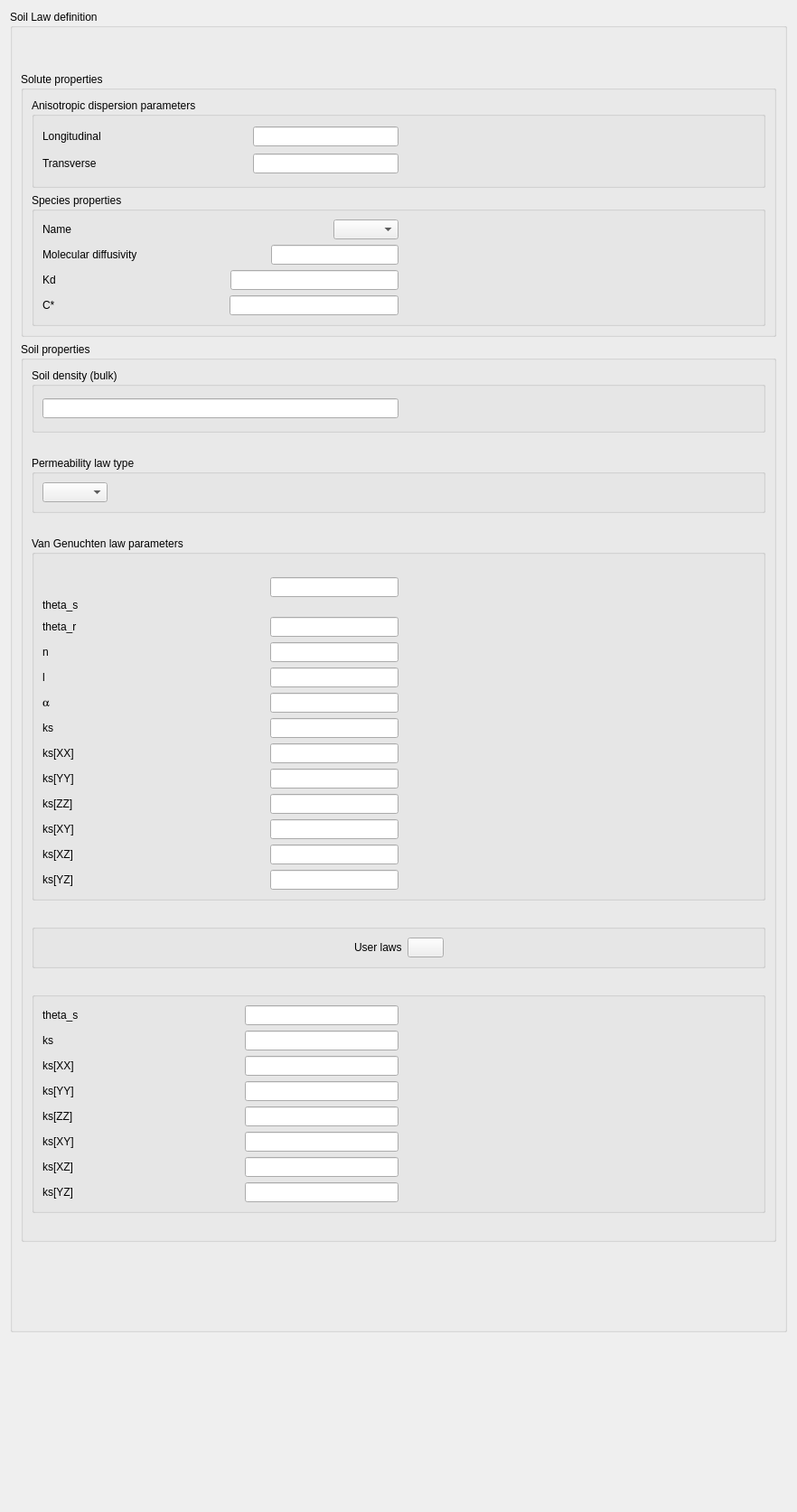
<?xml version="1.0" encoding="UTF-8"?>
<ui version="4.0">
 <class>GroundwaterLawForm</class>
 <widget class="QWidget" name="GroundwaterLawForm">
  <property name="geometry">
   <rect>
    <x>0</x>
    <y>0</y>
    <width>882</width>
    <height>1674</height>
   </rect>
  </property>
  <property name="windowTitle">
   <string>Form</string>
  </property>
  <layout class="QVBoxLayout" name="verticalLayout_5">
   <item>
    <widget class="QGroupBox" name="darcyLawGroupBox">
     <property name="title">
      <string>Soil Law definition</string>
     </property>
     <layout class="QVBoxLayout" name="verticalLayout_4">
      <item>
       <spacer name="verticalSpacer">
        <property name="orientation">
         <enum>Qt::Vertical</enum>
        </property>
        <property name="sizeHint" stdset="0">
         <size>
          <width>20</width>
          <height>40</height>
         </size>
        </property>
       </spacer>
      </item>
      <item>
       <layout class="QVBoxLayout" name="verticalLayout_3">
        <item>
         <widget class="QGroupBox" name="groupBoxSoluteProperties">
          <property name="title">
           <string>Solute properties</string>
          </property>
          <layout class="QGridLayout" name="gridLayout_10">
           <item row="0" column="0">
            <layout class="QVBoxLayout" name="verticalLayout_2">
             <item>
              <widget class="QGroupBox" name="groupBoxAnisotropicDispersion">
               <property name="title">
                <string>Anisotropic dispersion parameters</string>
               </property>
               <layout class="QGridLayout" name="gridLayout_9">
                <item row="0" column="0">
                 <layout class="QGridLayout" name="gridLayout_4">
                  <item row="0" column="0">
                   <widget class="QLabel" name="labelLongitudinal">
                    <property name="text">
                     <string>Longitudinal</string>
                    </property>
                   </widget>
                  </item>
                  <item row="0" column="1">
                   <spacer name="horizontalSpacer_15">
                    <property name="orientation">
                     <enum>Qt::Horizontal</enum>
                    </property>
                    <property name="sizeHint" stdset="0">
                     <size>
                      <width>46</width>
                      <height>20</height>
                     </size>
                    </property>
                   </spacer>
                  </item>
                  <item row="0" column="2">
                   <widget class="QLineEdit" name="lineEditLongitudinal"/>
                  </item>
                  <item row="1" column="0">
                   <widget class="QLabel" name="labelTransverse">
                    <property name="text">
                     <string>Transverse</string>
                    </property>
                   </widget>
                  </item>
                  <item row="1" column="1">
                   <spacer name="horizontalSpacer_14">
                    <property name="orientation">
                     <enum>Qt::Horizontal</enum>
                    </property>
                    <property name="sizeHint" stdset="0">
                     <size>
                      <width>46</width>
                      <height>20</height>
                     </size>
                    </property>
                   </spacer>
                  </item>
                  <item row="1" column="2">
                   <widget class="QLineEdit" name="lineEditTransverse"/>
                  </item>
                 </layout>
                </item>
                <item row="0" column="1">
                 <spacer name="horizontalSpacer_16">
                  <property name="orientation">
                   <enum>Qt::Horizontal</enum>
                  </property>
                  <property name="sizeHint" stdset="0">
                   <size>
                    <width>45</width>
                    <height>58</height>
                   </size>
                  </property>
                 </spacer>
                </item>
               </layout>
              </widget>
             </item>
             <item>
              <widget class="QGroupBox" name="groupBoxDiff">
               <property name="title">
                <string>Species properties</string>
               </property>
               <layout class="QGridLayout" name="gridLayout_5">
                <item row="0" column="0">
                 <layout class="QVBoxLayout" name="verticalLayout">
                  <item>
                   <layout class="QHBoxLayout" name="horizontalLayout_7">
                    <item>
                     <widget class="QLabel" name="label">
                      <property name="text">
                       <string>Name</string>
                      </property>
                     </widget>
                    </item>
                    <item>
                     <spacer name="horizontalSpacer_45">
                      <property name="orientation">
                       <enum>Qt::Horizontal</enum>
                      </property>
                      <property name="sizeHint" stdset="0">
                       <size>
                        <width>40</width>
                        <height>20</height>
                       </size>
                      </property>
                     </spacer>
                    </item>
                    <item>
                     <widget class="QComboBox" name="comboBoxNameDiff"/>
                    </item>
                   </layout>
                  </item>
                  <item>
                   <layout class="QHBoxLayout" name="horizontalLayout_6">
                    <item>
                     <widget class="QLabel" name="label_2">
                      <property name="text">
                       <string>Molecular diffusivity</string>
                      </property>
                     </widget>
                    </item>
                    <item>
                     <spacer name="horizontalSpacer_46">
                      <property name="orientation">
                       <enum>Qt::Horizontal</enum>
                      </property>
                      <property name="sizeHint" stdset="0">
                       <size>
                        <width>40</width>
                        <height>20</height>
                       </size>
                      </property>
                     </spacer>
                    </item>
                    <item>
                     <widget class="QLineEdit" name="lineEditDiffusivity"/>
                    </item>
                   </layout>
                  </item>
                  <item>
                   <layout class="QHBoxLayout" name="horizontalLayout_3">
                    <item>
                     <widget class="QLabel" name="label_4">
                      <property name="text">
                       <string>Kd</string>
                      </property>
                     </widget>
                    </item>
                    <item>
                     <spacer name="horizontalSpacer_47">
                      <property name="orientation">
                       <enum>Qt::Horizontal</enum>
                      </property>
                      <property name="sizeHint" stdset="0">
                       <size>
                        <width>40</width>
                        <height>20</height>
                       </size>
                      </property>
                     </spacer>
                    </item>
                    <item>
                     <widget class="QLineEdit" name="lineEditKd"/>
                    </item>
                   </layout>
                  </item>
                  <item>
                   <layout class="QHBoxLayout" name="horizontalLayout_8">
                    <item>
                     <widget class="QLabel" name="label_clstar">
                      <property name="text">
                       <string>C*</string>
                      </property>
                     </widget>
                    </item>
                    <item>
                     <spacer name="horizontalSpacer_48">
                      <property name="orientation">
                       <enum>Qt::Horizontal</enum>
                      </property>
                      <property name="sizeHint" stdset="0">
                       <size>
                        <width>40</width>
                        <height>20</height>
                       </size>
                      </property>
                     </spacer>
                    </item>
                    <item>
                     <widget class="QLineEdit" name="lineEdit_clstar"/>
                    </item>
                   </layout>
                  </item>
                 </layout>
                </item>
                <item row="0" column="1">
                 <spacer>
                  <property name="orientation">
                   <enum>Qt::Horizontal</enum>
                  </property>
                  <property name="sizeHint" stdset="0">
                   <size>
                    <width>40</width>
                    <height>20</height>
                   </size>
                  </property>
                 </spacer>
                </item>
               </layout>
              </widget>
             </item>
            </layout>
           </item>
          </layout>
         </widget>
        </item>
        <item>
         <widget class="QGroupBox" name="groupBoxGroundProperties">
          <property name="title">
           <string>Soil properties</string>
          </property>
          <layout class="QGridLayout" name="gridLayout_14">
           <item row="10" column="0">
            <spacer name="horizontalSpacer_42">
             <property name="orientation">
              <enum>Qt::Horizontal</enum>
             </property>
             <property name="sizeHint" stdset="0">
              <size>
               <width>40</width>
               <height>20</height>
              </size>
             </property>
            </spacer>
           </item>
           <item row="3" column="0">
            <spacer name="horizontalSpacer_43">
             <property name="orientation">
              <enum>Qt::Horizontal</enum>
             </property>
             <property name="sizeHint" stdset="0">
              <size>
               <width>40</width>
               <height>20</height>
              </size>
             </property>
            </spacer>
           </item>
           <item row="4" column="0">
            <widget class="QGroupBox" name="groupBoxVanGenuchten">
             <property name="title">
              <string>Van Genuchten law parameters</string>
             </property>
             <layout class="QGridLayout" name="gridLayout_11">
              <item row="0" column="0">
               <layout class="QGridLayout" name="gridLayout_2">
                <item row="0" column="0">
                 <widget class="QLabel" name="labelThetas">
                  <property name="text">
                   <string>&lt;!DOCTYPE HTML PUBLIC &quot;-//W3C//DTD HTML 4.0//EN&quot; &quot;http://www.w3.org/TR/REC-html40/strict.dtd&quot;&gt;
                    &lt;html&gt;&lt;head&gt;&lt;meta name=&quot;qrichtext&quot; content=&quot;1&quot; /&gt;&lt;style
                    type=&quot;text/css&quot;&gt;
                    p, li { white-space: pre-wrap; }
                    &lt;/style&gt;&lt;/head&gt;&lt;body style=&quot; font-family:'DejaVu Sans'; font-size:9pt;
                    font-weight:400; font-style:normal;&quot;&gt;
                    &lt;p style=&quot; margin-top:12px; margin-bottom:12px; margin-left:0px; margin-right:0px;
                    -qt-block-indent:0; text-indent:0px;&quot;&gt;theta_s&lt;/p&gt;&lt;/body&gt;&lt;/html&gt;
                   </string>
                  </property>
                 </widget>
                </item>
                <item row="0" column="1">
                 <spacer name="horizontalSpacer_2">
                  <property name="orientation">
                   <enum>Qt::Horizontal</enum>
                  </property>
                  <property name="sizeHint" stdset="0">
                   <size>
                    <width>26</width>
                    <height>20</height>
                   </size>
                  </property>
                 </spacer>
                </item>
                <item row="0" column="2">
                 <widget class="QLineEdit" name="lineEditThetas"/>
                </item>
                <item row="1" column="0">
                 <widget class="QLabel" name="labelThetar">
                  <property name="text">
                   <string>theta_r</string>
                  </property>
                 </widget>
                </item>
                <item row="1" column="1">
                 <spacer name="horizontalSpacer_3">
                  <property name="orientation">
                   <enum>Qt::Horizontal</enum>
                  </property>
                  <property name="sizeHint" stdset="0">
                   <size>
                    <width>26</width>
                    <height>20</height>
                   </size>
                  </property>
                 </spacer>
                </item>
                <item row="1" column="2">
                 <widget class="QLineEdit" name="lineEditThetar"/>
                </item>
                <item row="2" column="0">
                 <widget class="QLabel" name="labeln">
                  <property name="text">
                   <string>n</string>
                  </property>
                 </widget>
                </item>
                <item row="2" column="1">
                 <spacer name="horizontalSpacer_8">
                  <property name="orientation">
                   <enum>Qt::Horizontal</enum>
                  </property>
                  <property name="sizeHint" stdset="0">
                   <size>
                    <width>26</width>
                    <height>20</height>
                   </size>
                  </property>
                 </spacer>
                </item>
                <item row="2" column="2">
                 <widget class="QLineEdit" name="lineEditN"/>
                </item>
                <item row="3" column="0">
                 <widget class="QLabel" name="labelL">
                  <property name="text">
                   <string>l</string>
                  </property>
                 </widget>
                </item>
                <item row="3" column="1">
                 <spacer name="horizontalSpacer_9">
                  <property name="orientation">
                   <enum>Qt::Horizontal</enum>
                  </property>
                  <property name="sizeHint" stdset="0">
                   <size>
                    <width>26</width>
                    <height>20</height>
                   </size>
                  </property>
                 </spacer>
                </item>
                <item row="3" column="2">
                 <widget class="QLineEdit" name="lineEditL"/>
                </item>
                <item row="4" column="0">
                 <widget class="QLabel" name="labelAlpha">
                  <property name="font">
                   <font>
                    <family>Standard Symbols L</family>
                   </font>
                  </property>
                  <property name="text">
                   <string>a</string>
                  </property>
                 </widget>
                </item>
                <item row="4" column="1">
                 <spacer name="horizontalSpacer_10">
                  <property name="orientation">
                   <enum>Qt::Horizontal</enum>
                  </property>
                  <property name="sizeHint" stdset="0">
                   <size>
                    <width>26</width>
                    <height>20</height>
                   </size>
                  </property>
                 </spacer>
                </item>
                <item row="4" column="2">
                 <widget class="QLineEdit" name="lineEditAlpha"/>
                </item>
                <item row="5" column="0">
                 <widget class="QLabel" name="labelKs">
                  <property name="text">
                   <string>ks</string>
                  </property>
                 </widget>
                </item>
                <item row="5" column="1">
                 <spacer name="horizontalSpacer">
                  <property name="orientation">
                   <enum>Qt::Horizontal</enum>
                  </property>
                  <property name="sizeHint" stdset="0">
                   <size>
                    <width>26</width>
                    <height>20</height>
                   </size>
                  </property>
                 </spacer>
                </item>
                <item row="5" column="2">
                 <widget class="QLineEdit" name="lineEditKs"/>
                </item>
                <item row="6" column="0">
                 <widget class="QLabel" name="labelKsXX">
                  <property name="text">
                   <string>ks[XX]</string>
                  </property>
                 </widget>
                </item>
                <item row="6" column="1">
                 <spacer name="horizontalSpacer_32">
                  <property name="orientation">
                   <enum>Qt::Horizontal</enum>
                  </property>
                  <property name="sizeHint" stdset="0">
                   <size>
                    <width>18</width>
                    <height>20</height>
                   </size>
                  </property>
                 </spacer>
                </item>
                <item row="6" column="2">
                 <widget class="QLineEdit" name="lineEditKsXX"/>
                </item>
                <item row="7" column="0">
                 <widget class="QLabel" name="labelKsYY">
                  <property name="text">
                   <string>ks[YY]</string>
                  </property>
                 </widget>
                </item>
                <item row="7" column="1">
                 <spacer name="horizontalSpacer_33">
                  <property name="orientation">
                   <enum>Qt::Horizontal</enum>
                  </property>
                  <property name="sizeHint" stdset="0">
                   <size>
                    <width>18</width>
                    <height>20</height>
                   </size>
                  </property>
                 </spacer>
                </item>
                <item row="7" column="2">
                 <widget class="QLineEdit" name="lineEditKsYY"/>
                </item>
                <item row="8" column="0">
                 <widget class="QLabel" name="labelKsZZ">
                  <property name="text">
                   <string>ks[ZZ]</string>
                  </property>
                 </widget>
                </item>
                <item row="8" column="1">
                 <spacer name="horizontalSpacer_34">
                  <property name="orientation">
                   <enum>Qt::Horizontal</enum>
                  </property>
                  <property name="sizeHint" stdset="0">
                   <size>
                    <width>26</width>
                    <height>20</height>
                   </size>
                  </property>
                 </spacer>
                </item>
                <item row="8" column="2">
                 <widget class="QLineEdit" name="lineEditKsZZ"/>
                </item>
                <item row="9" column="0">
                 <widget class="QLabel" name="labelKsXY">
                  <property name="text">
                   <string>ks[XY]</string>
                  </property>
                 </widget>
                </item>
                <item row="9" column="1">
                 <spacer name="horizontalSpacer_35">
                  <property name="orientation">
                   <enum>Qt::Horizontal</enum>
                  </property>
                  <property name="sizeHint" stdset="0">
                   <size>
                    <width>26</width>
                    <height>20</height>
                   </size>
                  </property>
                 </spacer>
                </item>
                <item row="9" column="2">
                 <widget class="QLineEdit" name="lineEditKsXY"/>
                </item>
                <item row="10" column="0">
                 <widget class="QLabel" name="labelKsXZ">
                  <property name="text">
                   <string>ks[XZ]</string>
                  </property>
                 </widget>
                </item>
                <item row="10" column="1">
                 <spacer name="horizontalSpacer_36">
                  <property name="orientation">
                   <enum>Qt::Horizontal</enum>
                  </property>
                  <property name="sizeHint" stdset="0">
                   <size>
                    <width>26</width>
                    <height>20</height>
                   </size>
                  </property>
                 </spacer>
                </item>
                <item row="10" column="2">
                 <widget class="QLineEdit" name="lineEditKsXZ"/>
                </item>
                <item row="11" column="0">
                 <widget class="QLabel" name="labelKsYZ">
                  <property name="text">
                   <string>ks[YZ]</string>
                  </property>
                 </widget>
                </item>
                <item row="11" column="1">
                 <spacer name="horizontalSpacer_37">
                  <property name="orientation">
                   <enum>Qt::Horizontal</enum>
                  </property>
                  <property name="sizeHint" stdset="0">
                   <size>
                    <width>26</width>
                    <height>20</height>
                   </size>
                  </property>
                 </spacer>
                </item>
                <item row="11" column="2">
                 <widget class="QLineEdit" name="lineEditKsYZ"/>
                </item>
               </layout>
              </item>
              <item row="0" column="1">
               <spacer name="horizontalSpacer_12">
                <property name="orientation">
                 <enum>Qt::Horizontal</enum>
                </property>
                <property name="sizeHint" stdset="0">
                 <size>
                  <width>25</width>
                  <height>218</height>
                 </size>
                </property>
               </spacer>
              </item>
             </layout>
            </widget>
           </item>
           <item row="5" column="0">
            <spacer name="horizontalSpacer_39">
             <property name="orientation">
              <enum>Qt::Horizontal</enum>
             </property>
             <property name="sizeHint" stdset="0">
              <size>
               <width>54</width>
               <height>20</height>
              </size>
             </property>
            </spacer>
           </item>
           <item row="9" column="0">
            <widget class="QGroupBox" name="groupBoxSaturated">
             <property name="title">
              <string/>
             </property>
             <layout class="QGridLayout" name="gridLayout_7">
              <item row="0" column="0">
               <layout class="QGridLayout" name="gridLayout_6">
                <item row="0" column="0" colspan="2">
                 <widget class="QLabel" name="label_3">
                  <property name="text">
                   <string>theta_s</string>
                  </property>
                 </widget>
                </item>
                <item row="0" column="2">
                 <spacer name="horizontalSpacer_22">
                  <property name="orientation">
                   <enum>Qt::Horizontal</enum>
                  </property>
                  <property name="sizeHint" stdset="0">
                   <size>
                    <width>36</width>
                    <height>20</height>
                   </size>
                  </property>
                 </spacer>
                </item>
                <item row="0" column="3">
                 <widget class="QLineEdit" name="lineEditThetasSaturated"/>
                </item>
                <item row="1" column="0">
                 <widget class="QLabel" name="labelKsSaturated">
                  <property name="text">
                   <string>ks</string>
                  </property>
                 </widget>
                </item>
                <item row="1" column="1" colspan="2">
                 <spacer name="horizontalSpacer_21">
                  <property name="orientation">
                   <enum>Qt::Horizontal</enum>
                  </property>
                  <property name="sizeHint" stdset="0">
                   <size>
                    <width>36</width>
                    <height>20</height>
                   </size>
                  </property>
                 </spacer>
                </item>
                <item row="1" column="3">
                 <widget class="QLineEdit" name="lineEditKsSaturated"/>
                </item>
                <item row="2" column="0">
                 <widget class="QLabel" name="labelKsSaturatedXX">
                  <property name="text">
                   <string>ks[XX]</string>
                  </property>
                 </widget>
                </item>
                <item row="2" column="1" colspan="2">
                 <spacer name="horizontalSpacer_26">
                  <property name="orientation">
                   <enum>Qt::Horizontal</enum>
                  </property>
                  <property name="sizeHint" stdset="0">
                   <size>
                    <width>36</width>
                    <height>20</height>
                   </size>
                  </property>
                 </spacer>
                </item>
                <item row="2" column="3">
                 <widget class="QLineEdit" name="lineEditKsSaturatedXX"/>
                </item>
                <item row="3" column="0">
                 <widget class="QLabel" name="labelKsSaturatedYY">
                  <property name="text">
                   <string>ks[YY]</string>
                  </property>
                 </widget>
                </item>
                <item row="3" column="1" colspan="2">
                 <spacer name="horizontalSpacer_27">
                  <property name="orientation">
                   <enum>Qt::Horizontal</enum>
                  </property>
                  <property name="sizeHint" stdset="0">
                   <size>
                    <width>36</width>
                    <height>20</height>
                   </size>
                  </property>
                 </spacer>
                </item>
                <item row="3" column="3">
                 <widget class="QLineEdit" name="lineEditKsSaturatedYY"/>
                </item>
                <item row="4" column="0">
                 <widget class="QLabel" name="labelKsSaturatedZZ">
                  <property name="text">
                   <string>ks[ZZ]</string>
                  </property>
                 </widget>
                </item>
                <item row="4" column="1" colspan="2">
                 <spacer name="horizontalSpacer_28">
                  <property name="orientation">
                   <enum>Qt::Horizontal</enum>
                  </property>
                  <property name="sizeHint" stdset="0">
                   <size>
                    <width>36</width>
                    <height>20</height>
                   </size>
                  </property>
                 </spacer>
                </item>
                <item row="4" column="3">
                 <widget class="QLineEdit" name="lineEditKsSaturatedZZ"/>
                </item>
                <item row="5" column="0">
                 <widget class="QLabel" name="labelKsSaturatedXY">
                  <property name="text">
                   <string>ks[XY]</string>
                  </property>
                 </widget>
                </item>
                <item row="5" column="1" colspan="2">
                 <spacer name="horizontalSpacer_29">
                  <property name="orientation">
                   <enum>Qt::Horizontal</enum>
                  </property>
                  <property name="sizeHint" stdset="0">
                   <size>
                    <width>36</width>
                    <height>20</height>
                   </size>
                  </property>
                 </spacer>
                </item>
                <item row="5" column="3">
                 <widget class="QLineEdit" name="lineEditKsSaturatedXY"/>
                </item>
                <item row="6" column="0">
                 <widget class="QLabel" name="labelKsSaturatedXZ">
                  <property name="text">
                   <string>ks[XZ]</string>
                  </property>
                 </widget>
                </item>
                <item row="6" column="1" colspan="2">
                 <spacer name="horizontalSpacer_30">
                  <property name="orientation">
                   <enum>Qt::Horizontal</enum>
                  </property>
                  <property name="sizeHint" stdset="0">
                   <size>
                    <width>36</width>
                    <height>20</height>
                   </size>
                  </property>
                 </spacer>
                </item>
                <item row="6" column="3">
                 <widget class="QLineEdit" name="lineEditKsSaturatedXZ"/>
                </item>
                <item row="7" column="0">
                 <widget class="QLabel" name="labelKsSaturatedYZ">
                  <property name="text">
                   <string>ks[YZ]</string>
                  </property>
                 </widget>
                </item>
                <item row="7" column="1" colspan="2">
                 <spacer name="horizontalSpacer_31">
                  <property name="orientation">
                   <enum>Qt::Horizontal</enum>
                  </property>
                  <property name="sizeHint" stdset="0">
                   <size>
                    <width>36</width>
                    <height>20</height>
                   </size>
                  </property>
                 </spacer>
                </item>
                <item row="7" column="3">
                 <widget class="QLineEdit" name="lineEditKsSaturatedYZ"/>
                </item>
               </layout>
              </item>
              <item row="0" column="1">
               <spacer name="horizontalSpacer_24">
                <property name="orientation">
                 <enum>Qt::Horizontal</enum>
                </property>
                <property name="sizeHint" stdset="0">
                 <size>
                  <width>15</width>
                  <height>48</height>
                 </size>
                </property>
               </spacer>
              </item>
             </layout>
            </widget>
           </item>
           <item row="7" column="0">
            <widget class="QGroupBox" name="groupBoxUser">
             <property name="title">
              <string/>
             </property>
             <layout class="QGridLayout" name="gridLayout">
              <item row="0" column="0">
               <layout class="QHBoxLayout" name="horizontalLayout">
                <item>
                 <spacer name="horizontalSpacer_4">
                  <property name="orientation">
                   <enum>Qt::Horizontal</enum>
                  </property>
                  <property name="sizeHint" stdset="0">
                   <size>
                    <width>1</width>
                    <height>18</height>
                   </size>
                  </property>
                 </spacer>
                </item>
                <item>
                 <widget class="QLabel" name="label_5">
                  <property name="text">
                   <string>User laws</string>
                  </property>
                 </widget>
                </item>
                <item>
                 <widget class="QPushButton" name="pushButtonUserLaw">
                  <property name="text">
                   <string/>
                  </property>
                  <property name="icon">
                   <iconset resource="resources_pages.qrc">
                    <normaloff>:/new/prefix1/data/icons/22x22/edit-find-replace.png</normaloff>:/new/prefix1/data/icons/22x22/edit-find-replace.png</iconset>
                  </property>
                  <property name="iconSize">
                   <size>
                    <width>22</width>
                    <height>22</height>
                   </size>
                  </property>
                 </widget>
                </item>
                <item>
                 <spacer name="horizontalSpacer_6">
                  <property name="orientation">
                   <enum>Qt::Horizontal</enum>
                  </property>
                  <property name="sizeHint" stdset="0">
                   <size>
                    <width>6</width>
                    <height>13</height>
                   </size>
                  </property>
                 </spacer>
                </item>
               </layout>
              </item>
             </layout>
            </widget>
           </item>
           <item row="8" column="0">
            <spacer name="horizontalSpacer_38">
             <property name="orientation">
              <enum>Qt::Horizontal</enum>
             </property>
             <property name="sizeHint" stdset="0">
              <size>
               <width>53</width>
               <height>20</height>
              </size>
             </property>
            </spacer>
           </item>
           <item row="2" column="0">
            <widget class="QGroupBox" name="groupBoxType">
             <property name="title">
              <string>Permeability law type</string>
             </property>
             <layout class="QGridLayout" name="gridLayout_3">
              <item row="0" column="0">
               <layout class="QHBoxLayout" name="horizontalLayout_4">
                <item>
                 <widget class="QComboBox" name="comboBoxType"/>
                </item>
                <item>
                 <spacer name="horizontalSpacer_7">
                  <property name="orientation">
                   <enum>Qt::Horizontal</enum>
                  </property>
                  <property name="sizeHint" stdset="0">
                   <size>
                    <width>17</width>
                    <height>20</height>
                   </size>
                  </property>
                 </spacer>
                </item>
               </layout>
              </item>
             </layout>
            </widget>
           </item>
           <item row="0" column="0">
            <widget class="QGroupBox" name="groupBoxSoilDensity">
             <property name="title">
              <string>Soil density (bulk)</string>
             </property>
             <layout class="QGridLayout" name="gridLayout_13">
              <item row="0" column="0">
               <widget class="QLineEdit" name="lineEditSoilDensity"/>
              </item>
              <item row="0" column="1">
               <spacer name="horizontalSpacer_41">
                <property name="orientation">
                 <enum>Qt::Horizontal</enum>
                </property>
                <property name="sizeHint" stdset="0">
                 <size>
                  <width>124</width>
                  <height>30</height>
                 </size>
                </property>
               </spacer>
              </item>
             </layout>
            </widget>
           </item>
           <item row="1" column="0">
            <spacer name="horizontalSpacer_44">
             <property name="orientation">
              <enum>Qt::Horizontal</enum>
             </property>
             <property name="sizeHint" stdset="0">
              <size>
               <width>40</width>
               <height>20</height>
              </size>
             </property>
            </spacer>
           </item>
          </layout>
         </widget>
        </item>
       </layout>
      </item>
      <item>
       <spacer name="horizontalSpacer_11">
        <property name="orientation">
         <enum>Qt::Horizontal</enum>
        </property>
        <property name="sizeHint" stdset="0">
         <size>
          <width>2</width>
          <height>88</height>
         </size>
        </property>
       </spacer>
      </item>
     </layout>
    </widget>
   </item>
   <item>
    <spacer name="spacer">
     <property name="orientation">
      <enum>Qt::Vertical</enum>
     </property>
     <property name="sizeHint" stdset="0">
      <size>
       <width>17</width>
       <height>152</height>
      </size>
     </property>
    </spacer>
   </item>
  </layout>
 </widget>
 <resources>
  <include location="resources_pages.qrc"/>
 </resources>
 <connections/>
</ui>
